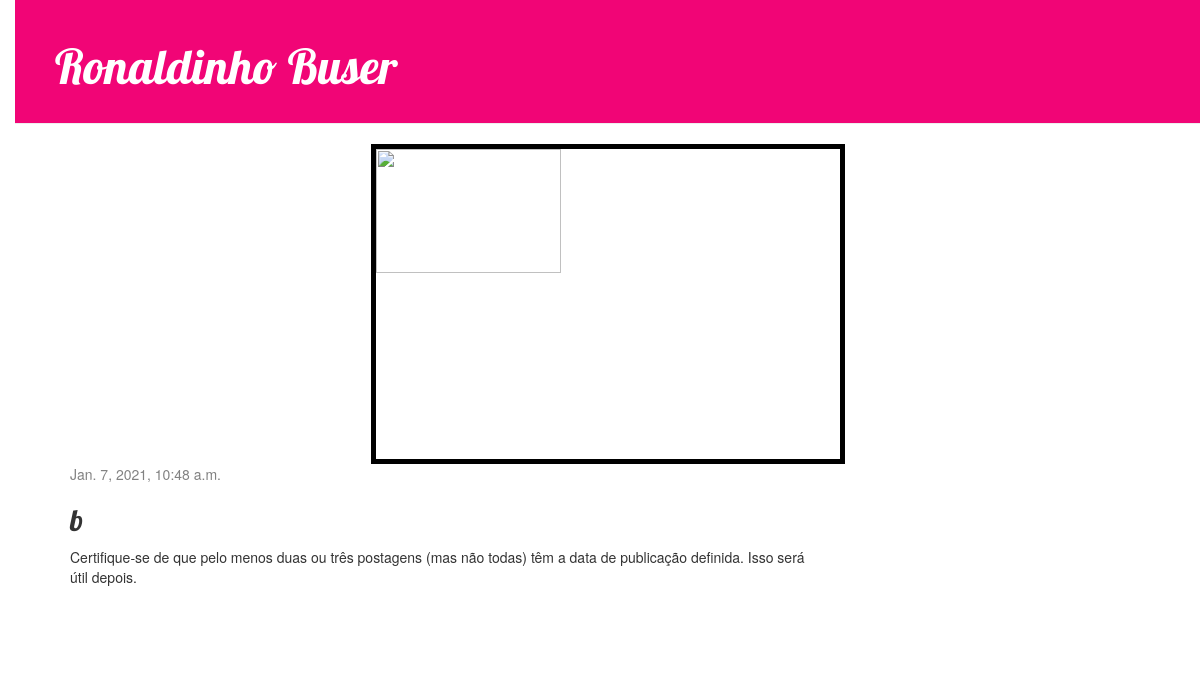
The app's page /post/2/ with its own data.
### blog/models.py (models this page shows, shortened)
class Post(models.Model):
    author = models.ForeignKey(settings.AUTH_USER_MODEL, on_delete=models.CASCADE)
    title = models.CharField(max_length=200)
    text = models.TextField()
    created_date = models.DateTimeField(default=timezone.now)
    published_date = models.DateTimeField(blank=True, null=True)

### blog/views.py (the view)
# urls.py: path('post/<int:pk>/', views.post_detail, name='post_detail'),
def post_detail(request, pk):
    post = get_object_or_404(Post, pk=pk)
    return render(request, 'blog/post_detail.html', {'post': post})

### blog/templates/blog/post_detail.html (shortened to what this page needs)
{% extends 'blog/base.html' %}
{% block content %}
    <div class="post">
        {% if post.published_date %}
            <div class="date">
                {{ post.published_date }}
            </div>
        {% endif %}
        <h2>{{ post.title }}</h2>
        <p>{{ post.text|linebreaksbr }}</p>
    </div>
{% endblock %}

### blog/static/css/blog.css (style rules this page uses)
body { padding-left: 15px; }
h1, h2, h3, h4 { font-family: 'Lobster', cursive; }
.date { color: #828282; }
.post { margin-bottom: 70px; }

### records on screen
Post: published_date "Jan. 7, 2021, 10:48 a.m.", title "b", text "Certifique-se de que pelo menos duas ou três postagens (mas não todas) têm a data de publicação definida. Isso será útil depois."
